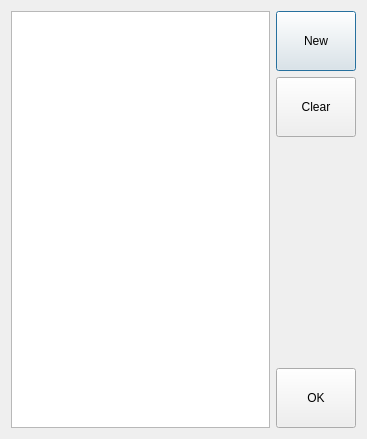
<?xml version="1.0" encoding="UTF-8"?>
<ui version="4.0">
 <author>Copyright 2010, Martin Koller</author>
 <class>CategoriesWidget</class>
 <widget class="QDialog" name="CategoriesWidget">
  <property name="geometry">
   <rect>
    <x>0</x>
    <y>0</y>
    <width>367</width>
    <height>439</height>
   </rect>
  </property>
  <property name="windowTitle">
   <string>Kategorien</string>
  </property>
  <layout class="QGridLayout" name="gridLayout">
   <item row="0" column="0">
    <widget class="QTableView" name="tableView">
     <property name="sizePolicy">
      <sizepolicy hsizetype="Expanding" vsizetype="Expanding">
       <horstretch>0</horstretch>
       <verstretch>0</verstretch>
      </sizepolicy>
     </property>
     <property name="alternatingRowColors">
      <bool>true</bool>
     </property>
    </widget>
   </item>
   <item row="0" column="1">
    <layout class="QVBoxLayout" name="verticalLayout">
     <item>
      <widget class="QPushButton" name="plus">
       <property name="sizePolicy">
        <sizepolicy hsizetype="Preferred" vsizetype="Fixed">
         <horstretch>0</horstretch>
         <verstretch>0</verstretch>
        </sizepolicy>
       </property>
       <property name="minimumSize">
        <size>
         <width>0</width>
         <height>60</height>
        </size>
       </property>
       <property name="text">
        <string>New</string>
       </property>
       <property name="icon">
        <iconset resource="LillePOS.qrc">
         <normaloff>:/icons/new.png</normaloff>:/icons/new.png</iconset>
       </property>
       <property name="iconSize">
        <size>
         <width>32</width>
         <height>32</height>
        </size>
       </property>
      </widget>
     </item>
     <item>
      <widget class="QPushButton" name="minus">
       <property name="sizePolicy">
        <sizepolicy hsizetype="Preferred" vsizetype="Fixed">
         <horstretch>0</horstretch>
         <verstretch>0</verstretch>
        </sizepolicy>
       </property>
       <property name="minimumSize">
        <size>
         <width>0</width>
         <height>60</height>
        </size>
       </property>
       <property name="text">
        <string>Clear</string>
       </property>
       <property name="icon">
        <iconset resource="LillePOS.qrc">
         <normaloff>:/icons/eraser.png</normaloff>:/icons/eraser.png</iconset>
       </property>
      </widget>
     </item>
     <item>
      <spacer name="verticalSpacer">
       <property name="orientation">
        <enum>Qt::Vertical</enum>
       </property>
       <property name="sizeHint" stdset="0">
        <size>
         <width>20</width>
         <height>40</height>
        </size>
       </property>
      </spacer>
     </item>
     <item>
      <widget class="QPushButton" name="pushButton">
       <property name="minimumSize">
        <size>
         <width>0</width>
         <height>60</height>
        </size>
       </property>
       <property name="text">
        <string>OK</string>
       </property>
       <property name="icon">
        <iconset resource="LillePOS.qrc">
         <normaloff>:/icons/ok.png</normaloff>:/icons/ok.png</iconset>
       </property>
       <property name="iconSize">
        <size>
         <width>32</width>
         <height>32</height>
        </size>
       </property>
      </widget>
     </item>
    </layout>
   </item>
  </layout>
 </widget>
 <resources>
  <include location="LillePOS.qrc"/>
 </resources>
 <connections>
  <connection>
   <sender>pushButton</sender>
   <signal>clicked()</signal>
   <receiver>CategoriesWidget</receiver>
   <slot>accept()</slot>
   <hints>
    <hint type="sourcelabel">
     <x>320</x>
     <y>405</y>
    </hint>
    <hint type="destinationlabel">
     <x>349</x>
     <y>310</y>
    </hint>
   </hints>
  </connection>
 </connections>
</ui>
